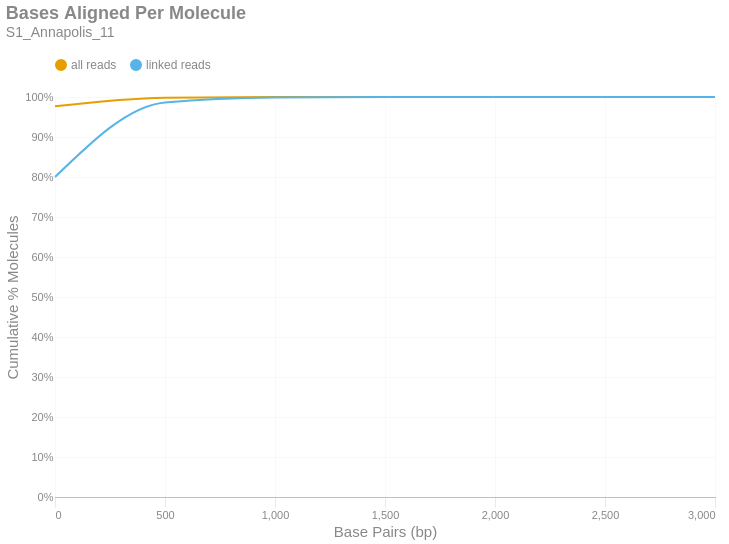

Source (notebook cell):
### Markdown cell above
### Bases Aligned Per Molecule
This is a cumulative frequency distribution showing the number of base pairs aligned per unique molecule. These data are shown in 500 bp bins. There are two distributions: one with `all reads` (yellow) and another with only `linked reads` (blue). The percent of molecules in the `linked reads` distribution is relative to the total number of linked molecules.

### Code cell
if SKIPLR:
    print_html(f"Skipped")
else:
    binned_df = consolidated_hist(valids['aligned_bp'], mask, 500, True)
    with SafeRender(binned_df):
        (
            density_plot(binned_df, 'Bases Aligned Per Molecule', samplename, 'basesper')
            .encode(
                x=alt.X('bin:Q', title="Base Pairs (bp)").axis(tickMinStep=500).scale(padding=0),
                y=alt.Y('value:Q', title='Cumulative % Molecules')
                    .axis(format='%')
                    .scale(domain = [0,1])
                    .stack(False),
                color=alt.Color("key:N").scale(domain = ["all reads", "linked reads"]),
                tooltip = [
                    alt.Tooltip("key:N", title = "Data Type"),
                    alt.Tooltip("range_label:N", title="Bases Aligned Per Molecule"),
                    alt.Tooltip("value:Q", format = ".2%", title="% Molecules (Cum.)")
                ]
            )
        ).display()

### Figure 1 — Vega-Lite specification as saved in the notebook (floating-point values rounded to 4 significant figures)
{"width": "container", "height": 400, "config": {"title": {"anchor": "start", "dy": -15, "fontSize": 18, "color": "#888888", "subtitleColor": "#888888", "subtitleFontSize": 14}, "arc": {"fill": "#0072B2"}, "axis": {"domainColor": "#888888", "domainWidth": 0.5, "gridWidth": 0.2, "grid": false, "titleFontWeight": 400, "titleFontSize": 15, "labelFontSize": 11, "labelColor": "#888888", "tickColor": "#888888", "tickWidth": 0.2, "titleColor": "#888888"}, "axisBand": {"grid": false}, "axisX": {"grid": true, "tickSize": 10, "domainCap": "round"}, "axisY": {"domain": false, "grid": true, "tickSize": 0, "domainCap": "round"}, "background": "transparent", "header": {"labelFontSize": 15, "labelColor": "#888888", "titleFontSize": 15, "titleFontWeight": 600, "titleColor": "#888888"}, "legend": {"labelFont": "sans-serif", "labelFontSize": 12, "labelColor": "#888888", "symbolSize": 100, "symbolType": "circle", "titleFontSize": 12, "titlePadding": 10, "titleColor": "#888888", "title": null, "orient": "top"}, "range": {"category": ["#E69F00", "#56B4E9", "#009E73", "#F0E442", "#0072B2", "#D55E00", "#CC79A7", "#000000"], "diverging": ["#cfe8f3", "#a2d4ec", "#73bfe2", "#46abdb", "#1696d2", "#12719e"]}, "area": {"fill": "#0072B2", "fillOpacity": 0.7, "line": true, "strokeOpacity": 0.7}, "line": {"color": "#0072B2", "stroke": "#0072B2", "strokeWidth": 2}, "trail": {"color": "#0072B2", "stroke": "#0072B2", "strokeWidth": 0, "size": 1}, "point": {"filled": true, "fillOpacity": 1.0, "size": 95}, "text": {"color": "#888888", "fontSize": 11, "align": "right", "fontWeight": 400, "size": 11}, "bar": {"fill": "#0072B2", "stroke": null}, "view": {"stroke": null, "continuousWidth": 660, "continuousHeight": 400}}, "data": {"name": "data-265ba546acffdfd862a354428b573062"}, "mark": {"type": "line", "interpolate": "monotone", "point": {"opacity": 0, "size": 275}}, "encoding": {"color": {"field": "key", "scale": {"domain": ["all reads", "linked reads"]}, "type": "nominal"}, "tooltip": [{"field": "key", "title": "Data Type", "type": "nominal"}, {"field": "range_label", "title": "Bases Aligned Per Molecule", "type": "nominal"}, {"field": "value", "format": ".2%", "title": "% Molecules (Cum.)", "type": "quantitative"}], "x": {"axis": {"tickMinStep": 500}, "field": "bin", "scale": {"padding": 0}, "title": "Base Pairs (bp)", "type": "quantitative"}, "y": {"axis": {"format": "%"}, "field": "value", "scale": {"domain": [0, 1]}, "stack": false, "title": "Cumulative % Molecules", "type": "quantitative"}}, "params": [{"name": "param_c36ac31b6afebe62", "select": {"type": "point", "fields": ["key"]}, "bind": "legend"}], "title": {"text": "Bases Aligned Per Molecule", "subtitle": "S1_Annapolis_11"}, "transform": [{"fold": ["all reads (cumsum)", "linked reads (cumsum)"]}, {"calculate": "replace(datum.key, ' (cumsum)', '')", "as": "key"}, {"filter": {"param": "param_c36ac31b6afebe62"}}], "usermeta": {"embedOptions": {"downloadFileName": "S1_Annapolis_11.basesper"}}, "$schema": "https://vega.github.io/schema/vega-lite/v6.1.0.json", "datasets": {"data-265ba546acffdfd862a354428b573062": [{"bin": "0.0", "interval": "0.0-500.0", "all reads": 0.9768, "linked reads": 0.7998, "all reads (cumsum)": 0.9768, "linked reads (cumsum)": 0.7998, "range_label": "0-499"}, {"bin": "500.0", "interval": "500.0-1000.0", "all reads": 0.02157, "linked reads": 0.1866, "all reads (cumsum)": 0.9984, "linked reads (cumsum)": 0.9864, "range_label": "500-999"}, {"bin": "1000.0", "interval": "1000.0-1500.0", "all reads": 0.001449, "linked reads": 0.01232, "all reads (cumsum)": 0.9999, "linked reads (cumsum)": 0.9987, "range_label": "1000-1499"}, {"bin": "1500.0", "interval": "1500.0-2000.0", "all reads": 0.0001266, "linked reads": 0.00111, "all reads (cumsum)": 1.0, "linked reads (cumsum)": 0.9998, "range_label": "1500-1999"}, {"bin": "2000.0", "interval": "2000.0-2500.0", "all reads": 1.579e-05, "linked reads": 0.00014, "all reads (cumsum)": 1.0, "linked reads (cumsum)": 1.0, "range_label": "2000-2499"}, {"bin": "2500.0", "interval": "2500.0-3000.0", "all reads": 3.685e-06, "linked reads": 3.085e-05, "all reads (cumsum)": 1.0, "linked reads (cumsum)": 1.0, "range_label": "2500-2999"}, {"bin": "3000.0", "interval": "3000.0-3500.0", "all reads": 2.632e-07, "linked reads": 2.373e-06, "all reads (cumsum)": 1.0, "linked reads (cumsum)": 1.0, "range_label": "3000-3499"}]}}
